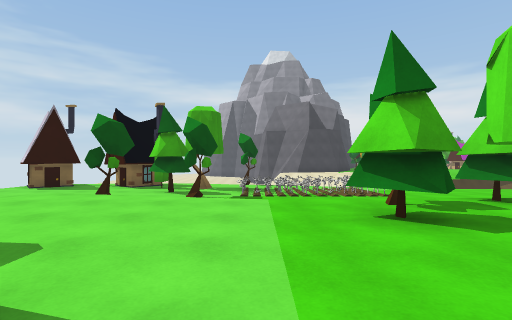
view 1 (above)

16 first-person views from a walk through a 3-D level made in the Unity game engine. The camera is 1.2 m above the floor, looks level and sees 85° across. The floor is counted in squares, 2 m on a side. Each view is taken from the middle of a square. On the plan, view 1 faces up. The plan holds only what a view shows up to about 9 squares ahead; the rest is blank. The place goes on beyond the plan. Some animated figures are not drawn. Surface patterns are stand-ins for the level's own textures.

view 2
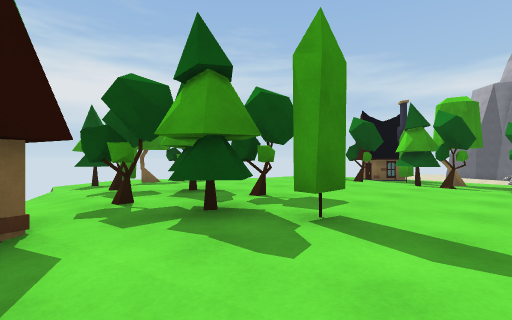

view 3
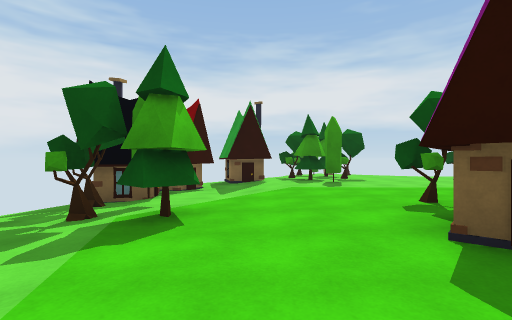

view 4
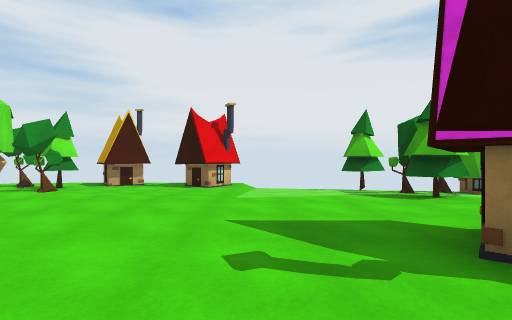

view 5
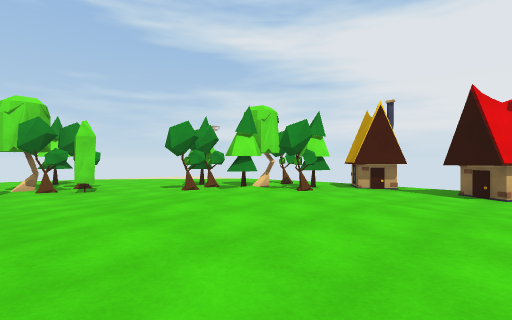

view 6
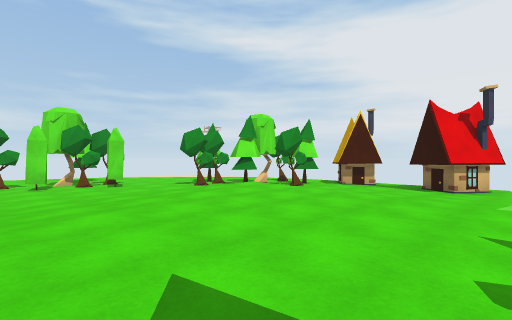

view 7
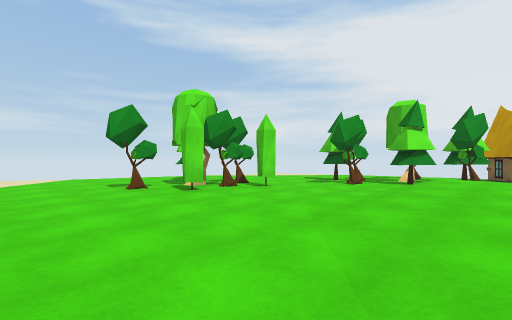

view 8
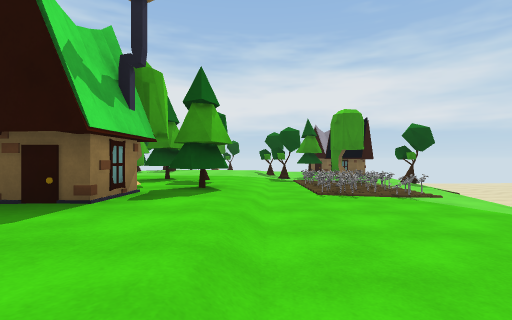

view 9
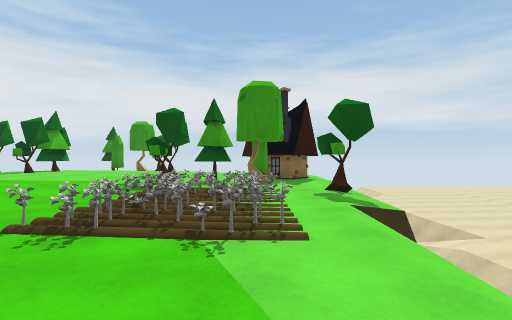

view 10
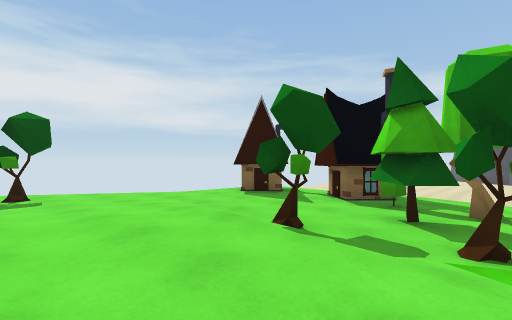

view 11
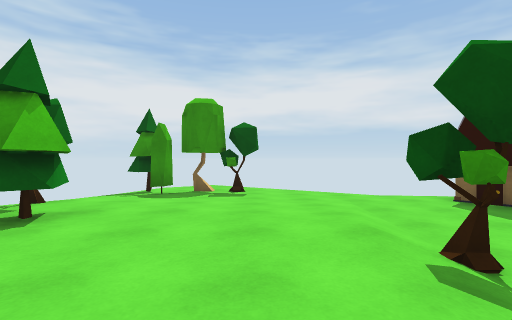

view 12
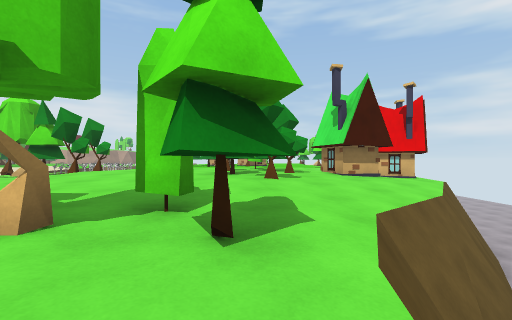

view 13
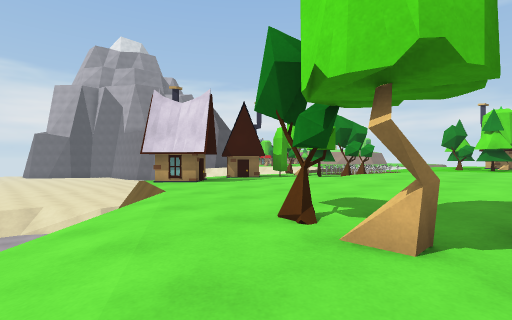

view 14
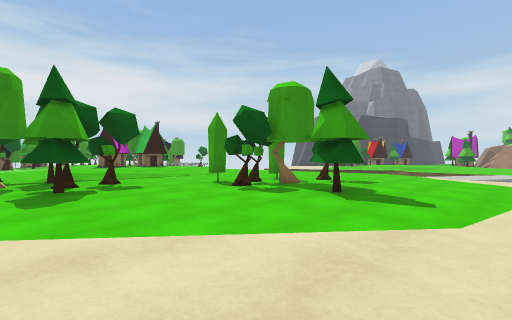

view 15
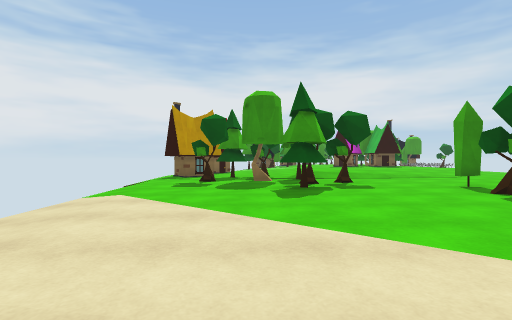

view 16
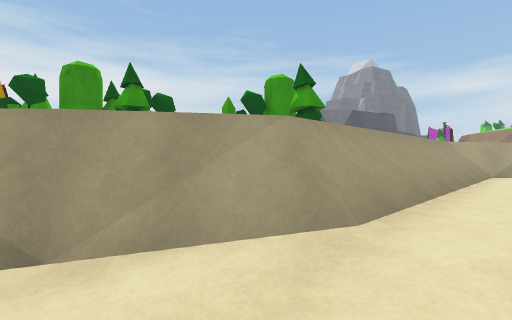

### Floor plan
Key: @ floor where view 1 was taken; # wall or solid block; x gap in a wall; . main floor; : floor 0.25 m higher than the main floor; - floor 0.25 m lower than the main floor; + floor 0.5 m higher than the main floor; _ floor 1.75 m lower than the main floor; < floor 2 m lower than the main floor; ( floor 3.5 m lower than the main floor; / step, stairs or slope; = window, fence, low wall or low ledge; v drop or lower ground; H house; T tree.
Columns run from 10 left of view 1 to 22 right of it. Each row starts with its distance up from view 1.
 10        Hv//
  9    HH.HH..T..//
  8    .H.HTT.==x=...
  7    .:::.T.===....
  6   ..:::::T.=.=....         ...
  5 v/.::/+T/////////// :::::.....
  4 /..:::++++++TTT+++  /:::::::.../
  3 v.T::++++++TTTTH++++/:::::::::.//
  2 ..T::+TT++++++HH+++++/:::TT::../_
  1 -/T::TTTTT++THH++++++//::TT:.../_
  0   v///+TT+@+++++++++++/::TTTT../_
 -1    #///HH///++:+++++++/::....../_
 -2    ##//H:.::/T:+++//++/T......./_
 -3     ##v.HHHHTT::::::::TTTT...../_
 -4      (##HHHTTT:::::::TTT......//_
 -5              TT//.H..TTT...../=//
 -6         ((      vHH.HH.......//<<
 -7         ((       H .H .v

Where each view was taken, in squares from view 1:
view 1: 0 up, 0 right, facing up
view 2: 1 down, 0 right, facing up-left
view 3: 1 down, 6 right, facing left
view 4: 3 up, 6 right, facing down
view 5: 2 up, 7 right, facing down-right
view 6: 3 up, 6 right, facing down-right
view 7: 5 up, 10 right, facing down-right
view 8: 5 up, 8 right, facing left
view 9: 8 up, 5 right, facing left
view 10: 3 up, 1 left, facing up-left
view 11: 4 up, 1 left, facing left
view 12: 1 up, 10 left, facing right
view 13: 2 up, 10 left, facing up-right
view 14: 4 down, 20 right, facing up-left
view 15: 4 down, 20 right, facing left
view 16: 6 down, 22 right, facing up-left
